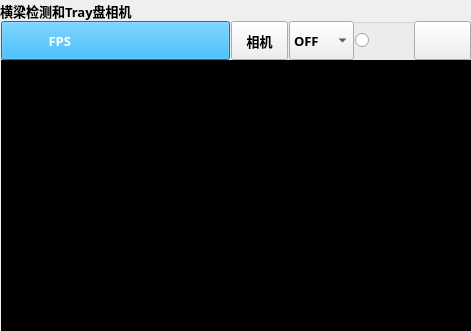
    <widget class="QGroupBox" name="groupBox_camera_5">
     <property name="enabled">
      <bool>true</bool>
     </property>
     <property name="geometry">
      <rect>
       <x>490</x>
       <y>350</y>
       <width>471</width>
       <height>331</height>
      </rect>
     </property>
     <property name="font">
      <font>
       <family>Bahnschrift SemiBold</family>
       <pointsize>10</pointsize>
       <weight>75</weight>
       <bold>true</bold>
      </font>
     </property>
     <property name="styleSheet">
      <string notr="true"/>
     </property>
     <property name="title">
      <string>横梁检测和Tray盘相机</string>
     </property>
     <widget class="QWidget" name="layoutWidget_17">
      <property name="geometry">
       <rect>
        <x>1</x>
        <y>21</y>
        <width>471</width>
        <height>311</height>
       </rect>
      </property>
      <layout class="QVBoxLayout" name="verticalLayout_19" stretch="1,7">
       <property name="spacing">
        <number>0</number>
       </property>
       <property name="rightMargin">
        <number>1</number>
       </property>
       <item>
        <layout class="QHBoxLayout" name="horizontalLayout_19" stretch="4,1,1,1,1">
         <property name="spacing">
          <number>1</number>
         </property>
         <property name="sizeConstraint">
          <enum>QLayout::SetNoConstraint</enum>
         </property>
         <item>
          <widget class="QPushButton" name="pushButton_FPS_5">
           <property name="sizePolicy">
            <sizepolicy hsizetype="Preferred" vsizetype="Preferred">
             <horstretch>0</horstretch>
             <verstretch>0</verstretch>
            </sizepolicy>
           </property>
           <property name="styleSheet">
            <string notr="true">
background-color: rgb(0, 170, 255);
color: rgb(255, 255, 255);</string>
           </property>
           <property name="text">
            <string>FPS                                 </string>
           </property>
          </widget>
         </item>
         <item>
          <widget class="QToolButton" name="camera_5">
           <property name="sizePolicy">
            <sizepolicy hsizetype="Minimum" vsizetype="Minimum">
             <horstretch>0</horstretch>
             <verstretch>0</verstretch>
            </sizepolicy>
           </property>
           <property name="text">
            <string>相机</string>
           </property>
           <property name="icon">
            <iconset resource="image.qrc">
             <normaloff>:/image/image/camera.png</normaloff>:/image/image/camera.png</iconset>
           </property>
           <property name="iconSize">
            <size>
             <width>32</width>
             <height>32</height>
            </size>
           </property>
          </widget>
         </item>
         <item>
          <widget class="QComboBox" name="triggermode_5">
           <property name="sizePolicy">
            <sizepolicy hsizetype="Preferred" vsizetype="Minimum">
             <horstretch>0</horstretch>
             <verstretch>0</verstretch>
            </sizepolicy>
           </property>
           <item>
            <property name="text">
             <string>OFF</string>
            </property>
           </item>
           <item>
            <property name="text">
             <string>short</string>
            </property>
           </item>
           <item>
            <property name="text">
             <string>mid</string>
            </property>
           </item>
           <item>
            <property name="text">
             <string>long</string>
            </property>
           </item>
          </widget>
         </item>
         <item>
          <widget class="QRadioButton" name="saveimage_5">
           <property name="sizePolicy">
            <sizepolicy hsizetype="Minimum" vsizetype="Minimum">
             <horstretch>0</horstretch>
             <verstretch>0</verstretch>
            </sizepolicy>
           </property>
           <property name="text">
            <string/>
           </property>
           <property name="icon">
            <iconset resource="image.qrc">
             <normaloff>:/image/image/saveimage.png</normaloff>:/image/image/saveimage.png</iconset>
           </property>
           <property name="iconSize">
            <size>
             <width>32</width>
             <height>32</height>
            </size>
           </property>
          </widget>
         </item>
         <item>
          <widget class="QToolButton" name="software_5">
           <property name="sizePolicy">
            <sizepolicy hsizetype="Minimum" vsizetype="Minimum">
             <horstretch>0</horstretch>
             <verstretch>0</verstretch>
            </sizepolicy>
           </property>
           <property name="text">
            <string/>
           </property>
           <property name="icon">
            <iconset resource="image.qrc">
             <normaloff>:/image/image/software.png</normaloff>:/image/image/software.png</iconset>
           </property>
           <property name="iconSize">
            <size>
             <width>32</width>
             <height>32</height>
            </size>
           </property>
          </widget>
         </item>
        </layout>
       </item>
       <item>
        <widget class="Form" name="form_5">
         <property name="enabled">
          <bool>true</bool>
         </property>
         <property name="styleSheet">
          <string notr="true">background-color: rgb(0, 0, 0);</string>
         </property>
         <property name="frameShape">
          <enum>QFrame::StyledPanel</enum>
         </property>
         <property name="frameShadow">
          <enum>QFrame::Raised</enum>
         </property>
        </widget>
       </item>
      </layout>
     </widget>
    </widget>
